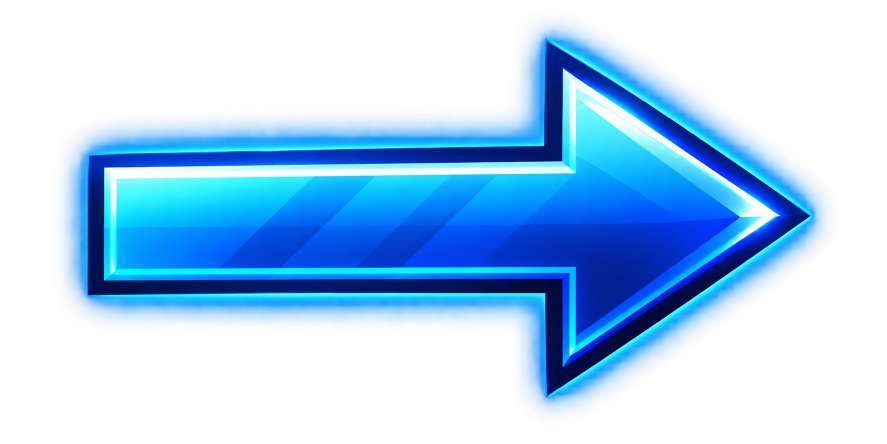
#> input picture arrow.png, 1774 x 887 px, given as the content of the folder ../arrow.png, which was not available (shown at 1/2 size)
$ python redesign_contact_sheet.py ../arrow.png out.png
#> lines starting #> are read from the running program, lines starting #| are printed output that depends on the picture; pictures that were not available may be replaced by others from this repository, and a replacement may not be noted
"""Create labeled previews of the untouched redesign references."""

from __future__ import annotations

import argparse
from pathlib import Path

from PIL import Image, ImageDraw, ImageFont, ImageOps


def main() -> None:
    parser = argparse.ArgumentParser()
    parser.add_argument("source", type=Path)
    parser.add_argument("output", type=Path)
    args = parser.parse_args()
    files = sorted(args.source.rglob("*.png"))
    args.output.mkdir(parents=True, exist_ok=True)
    font_path = Path("C:/Windows/Fonts/arial.ttf")
    font = ImageFont.truetype(str(font_path), 24) if font_path.exists() else ImageFont.load_default()
    cell_width, cell_height, columns, rows = 640, 450, 3, 3
    for offset in range(0, len(files), columns * rows):
        sheet = Image.new("RGB", (cell_width * columns, cell_height * rows), "#202126")
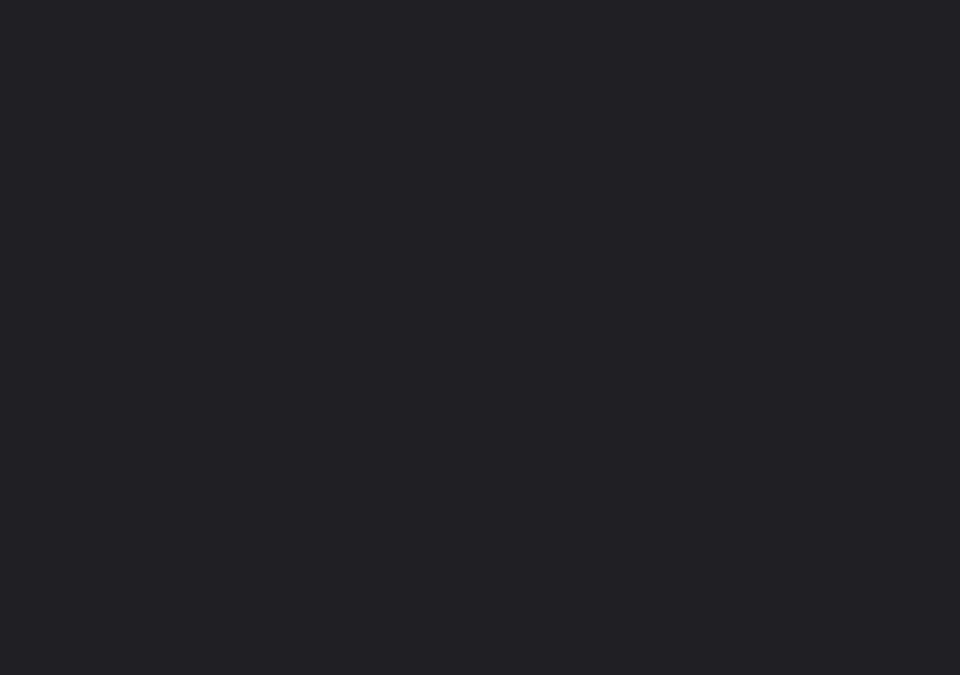
#> sheet: PIL image 1920x1350 RGB (shown at 1/2 size); mean R, G, B 32, 33, 38
        draw = ImageDraw.Draw(sheet)
        for position, path in enumerate(files[offset:offset + columns * rows]):
            number = offset + position + 1
            x = position % columns * cell_width
            y = position // columns * cell_height
            with Image.open(path) as original:
#> original is the input picture: PIL image 1774x887 RGBA; mean R, G, B, A 9, 60.5, 110.2, 92.4
                thumb = ImageOps.contain(ImageOps.exif_transpose(original).convert("RGB"),
                                         (cell_width - 24, cell_height - 70))
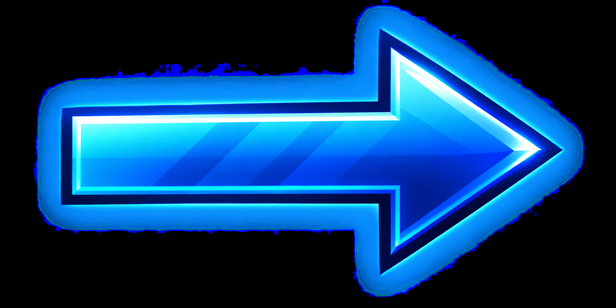
#> thumb: PIL image 616x308 RGB; mean R, G, B 9, 60.5, 110.2
                sheet.paste(thumb, (x + (cell_width - thumb.width) // 2, y + 44))
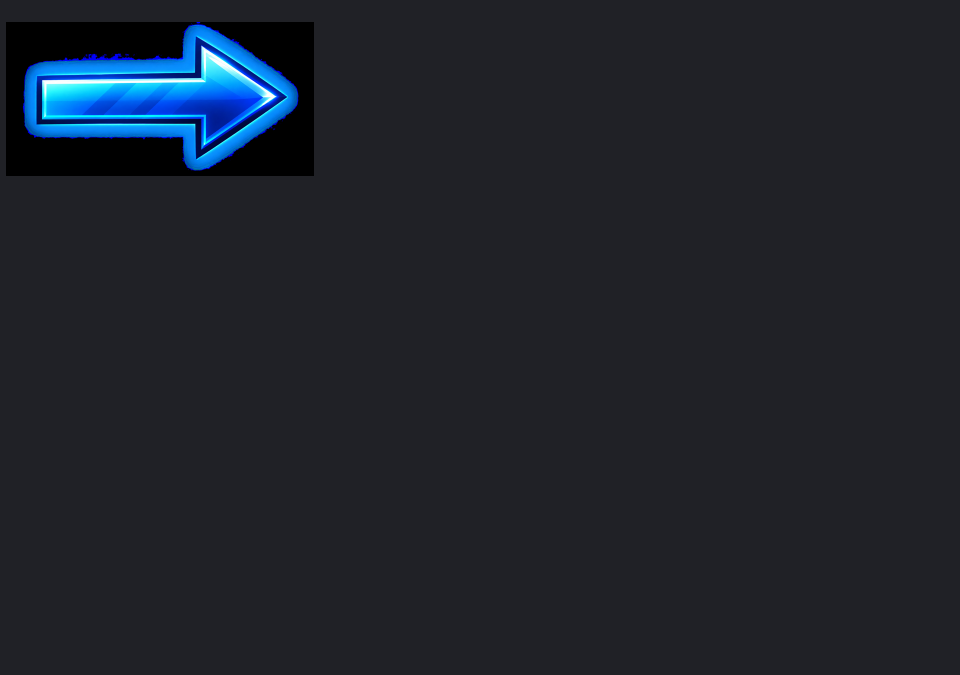
#> sheet: PIL image 1920x1350 RGB (shown at 1/2 size); mean R, G, B 30.3, 35, 43.3
                label = f"{number:02d}  {original.width}x{original.height}  {path.name.split(',')[-1]}"
#> label = '01  1774x887  arrow.png'
            draw.text((x + 12, y + 10), label, fill="white", font=font)
        sheet.save(args.output / f"contact-{offset // (columns * rows) + 1:02d}.jpg",
                   quality=90)
    print(f"{len(files)} references in {len(list(args.output.glob('contact-*.jpg')))} sheets")


if __name__ == "__main__":
    main()
